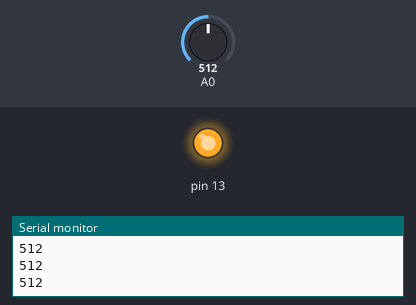
Recording of a sketch running on a simulated Arduino Uno, built with avr-gcc and run on an emulated ATmega328P. Shown: output pins drawn as LEDs (lit = HIGH), the last lines printed to the serial monitor. The test bench sets the inputs (shaded band); at power-on: A0 = 512.

Above: at 1.2 s.
1.3 s: A0 set to 263
2.8 s: A0 set to 248
At 4.0 s:
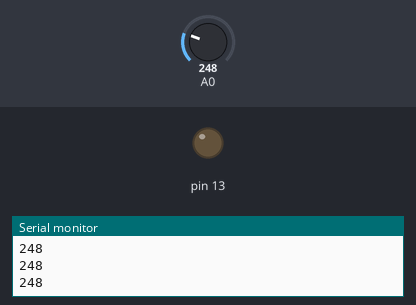
4.3 s: A0 set to 266
At 5.5 s:
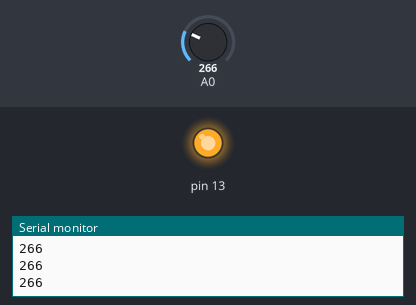
5.8 s: A0 set to 246
At 7.1 s:
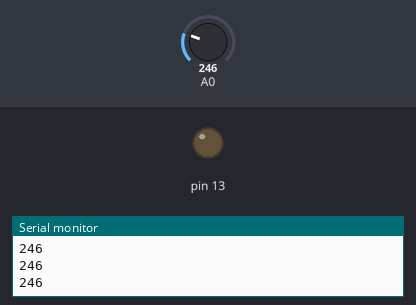
Timing chart, 0 to 8.3 s (numbered marks = the images above; inputs shaded):
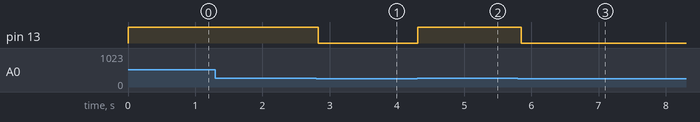

The sketch:

RF_rx.ino
```cpp
const int threshold = 256 ;
const int ledTime = 64;
int inValue;
int ledValue;

void setup() {
  pinMode(13, OUTPUT);
  Serial.begin(9600);
}

void loop() {
  inValue = analogRead(0);
  if (inValue >= threshold){
    ledValue = HIGH;
  } else {
    ledValue = LOW;
  }
  digitalWrite(13, ledValue);
  Serial.println(inValue);
  delay(ledTime);
}
```

Measured:
- the behaviour switches between 256 and 255 on A0 (found by bisection; images 0 and 1)
- after the input at 2.8 s, pin 13: HIGH → LOW at once
- after the input at 4.3 s, pin 13: LOW → HIGH at once
- after the input at 5.8 s, pin 13: HIGH → LOW after 0.05 s
